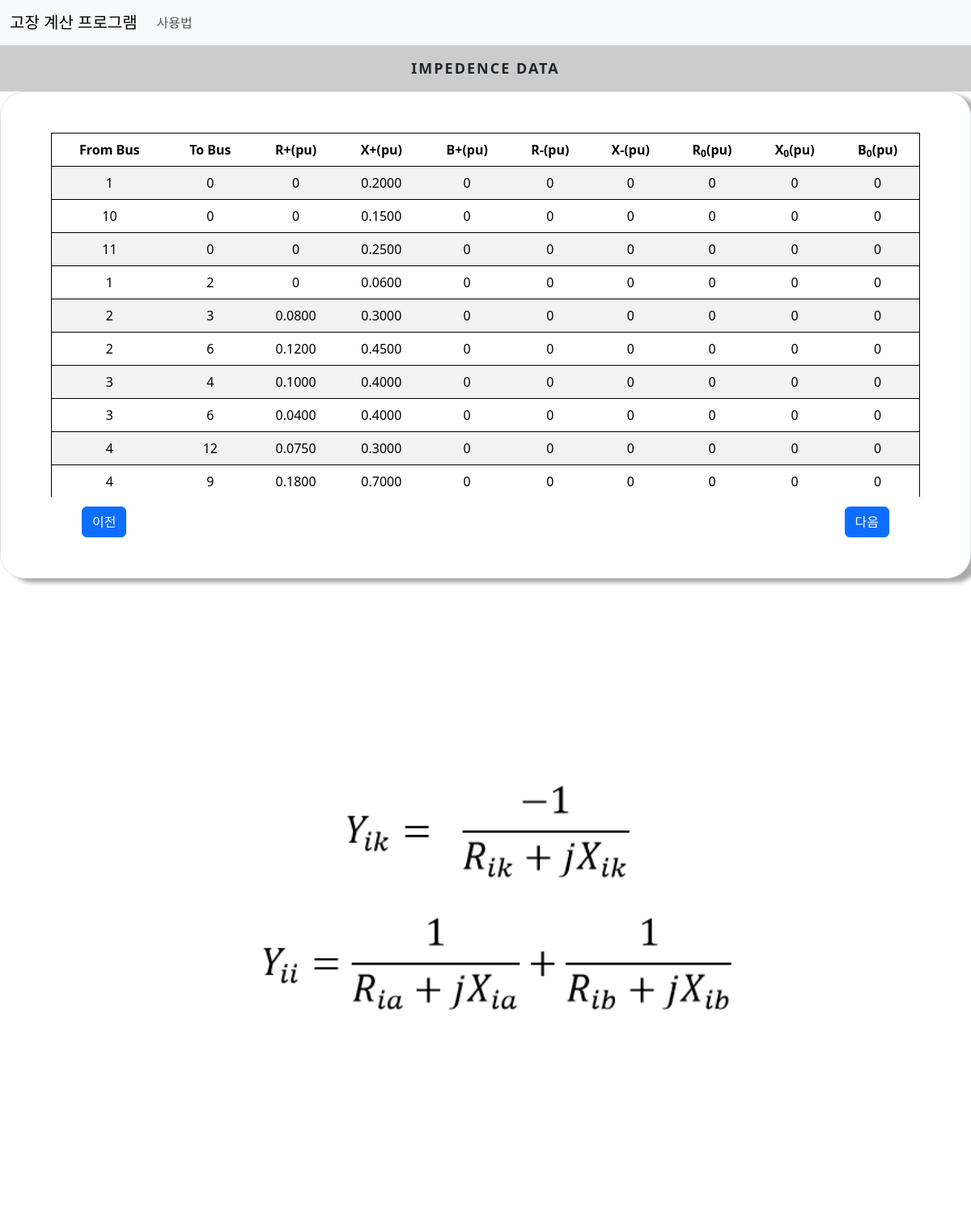
The app's page /transformer/, older data.
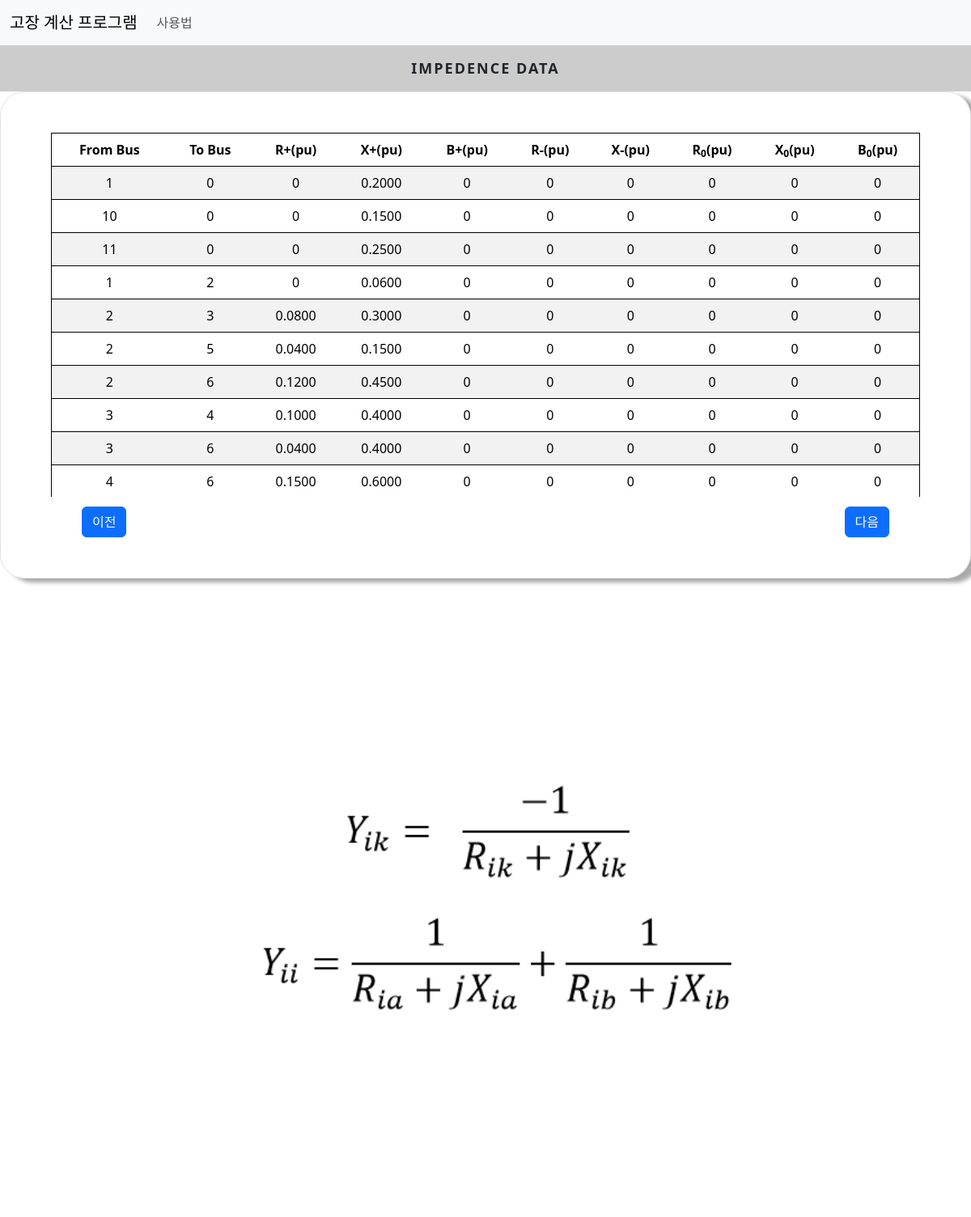
The same page, newer data.
### cal/models.py (models this page shows)
class FaultLineData(models.Model):
    From_Bus = models.SmallIntegerField()
    To_Bus = models.SmallIntegerField()
    R = models.FloatField()
    X = models.FloatField()
    B = models.FloatField()
    negative_R = models.FloatField(default=0,null=True,blank=True)
    negative_X = models.FloatField(default=0,null=True,blank=True)
    zero_R = models.FloatField(default=0,null=True,blank=True)
    zero_X = models.FloatField(default=0,null=True,blank=True)
    zero_B = models.FloatField(default=0,null=True,blank=True)

### cal/views.py (the view)
# urls.py: path('transformer/',views.transformer, name='transformer'),
def transformer(request):
    faultlinedata=FaultLineData.objects.all()
    faultcon = FaultCondition.objects.get(to_find=True)
    return render(request,'cal/transformer.html',context={'faultlinedata':faultlinedata,'faultcon':faultcon})

### cal/templates/cal/transformer.html (shortened to what this page needs)
{% extends './base.html'%}
{% load static %}
{% block css %}
<link rel="stylesheet" href="{% static 'cal/css/table_label.css'%}">
{% endblock css %}
{% block content %}
<div class="main">
    <div class="tab other">
      <label for="tab-1">Impedence Data</label>
    </div>
    <div class="content">
      <div class="content-dis">
        <div class="border">
          <div class="container fault">
            <table class="table table-striped">
              <thead>
                <tr>
                  <td>From Bus</td>
                  <td>To Bus</td>
                  <td>R+(pu)</td>
                  <td>X+(pu)</td>
                  <td>B+(pu)</td>
                  <td>R-(pu)</td>
                  <td>X-(pu)</td>
                  <td>R<sub>0</sub>(pu)</td>
                  <td>X<sub>0</sub>(pu)</td>
                  <td>B<sub>0</sub>(pu)</td>
                </tr>
              </thead>
              <tbody>
                {% for i in faultlinedata %}
                <tr>
                  <td>{{i.From_Bus}}</td>
                  <td>{{i.To_Bus}}</td>
                  <td>{{i.R|floatformat:-4}}</td>
                  <td>{{i.X|floatformat:-4}}</td>
                  <td>{{i.B|floatformat:-4}}</td>
                  <td>{{i.negative_R|floatformat:-4}}</td>
                  <td>{{i.negative_X|floatformat:-4}}</td>
                  <td>{{i.zero_R|floatformat:-4}}</td>
                  <td>{{i.zero_X|floatformat:-4}}</td>
                  <td>{{i.zero_B|floatformat:-4}}</td>
                </tr>
                {% endfor %}
              </tbody>
            </table>
          </div>
          {% if faultcon.is_bus_fault %}
            {% if faultcon.is_flow %}
              <a class="btn btn-primary prev" href="{% url 'flow' %}">이전</a>
            {% else %}
              <a class="btn btn-primary prev" href="{% url 'initial' %}">이전</a>
            {% endif %}
          {% else %}
            <a class="btn btn-primary prev" href="{% url 'slider' %}">이전</a>
          {% endif %}
          <a class="btn btn-primary next" href="{% url 'ybus' %}">다음</a>
        </div>
      </div>
    </div>
  </div>
  {% if faultcon.is_shunt %}
    {% if faultcon.is_load_effect %}
      <img src="{% static 'cal/images/ybusbload.png'%}">
    {% else %}
      <img src="{% static 'cal/images/ybusb.png'%}">
    {% endif %}
  {% else %}
    {% if faultcon.is_load_effect %}
      <img src="{% static 'cal/images/ybusload.png'%}">
    {% else %}
      <img src="{% static 'cal/images/ybus.png'%}">
    {% endif %}
  {% endif%}
{% endblock content%}

Row changes from the older to the newer data that the page shows:
removed FaultLineData: From_Bus "4", To_Bus "12", R "0.0750", X "0.3000", B "0", negative_R "0", negative_X "0", zero_R "0", zero_X "0", zero_B "0"
removed FaultLineData: From_Bus "4", To_Bus "9", R "0.1800", X "0.7000", B "0", negative_R "0", negative_X "0", zero_R "0", zero_X "0", zero_B "0"
added FaultLineData: From_Bus "2", To_Bus "5", R "0.0400", X "0.1500", B "0", negative_R "0", negative_X "0", zero_R "0", zero_X "0", zero_B "0"
added FaultLineData: From_Bus "4", To_Bus "6", R "0.1500", X "0.6000", B "0", negative_R "0", negative_X "0", zero_R "0", zero_X "0", zero_B "0"
